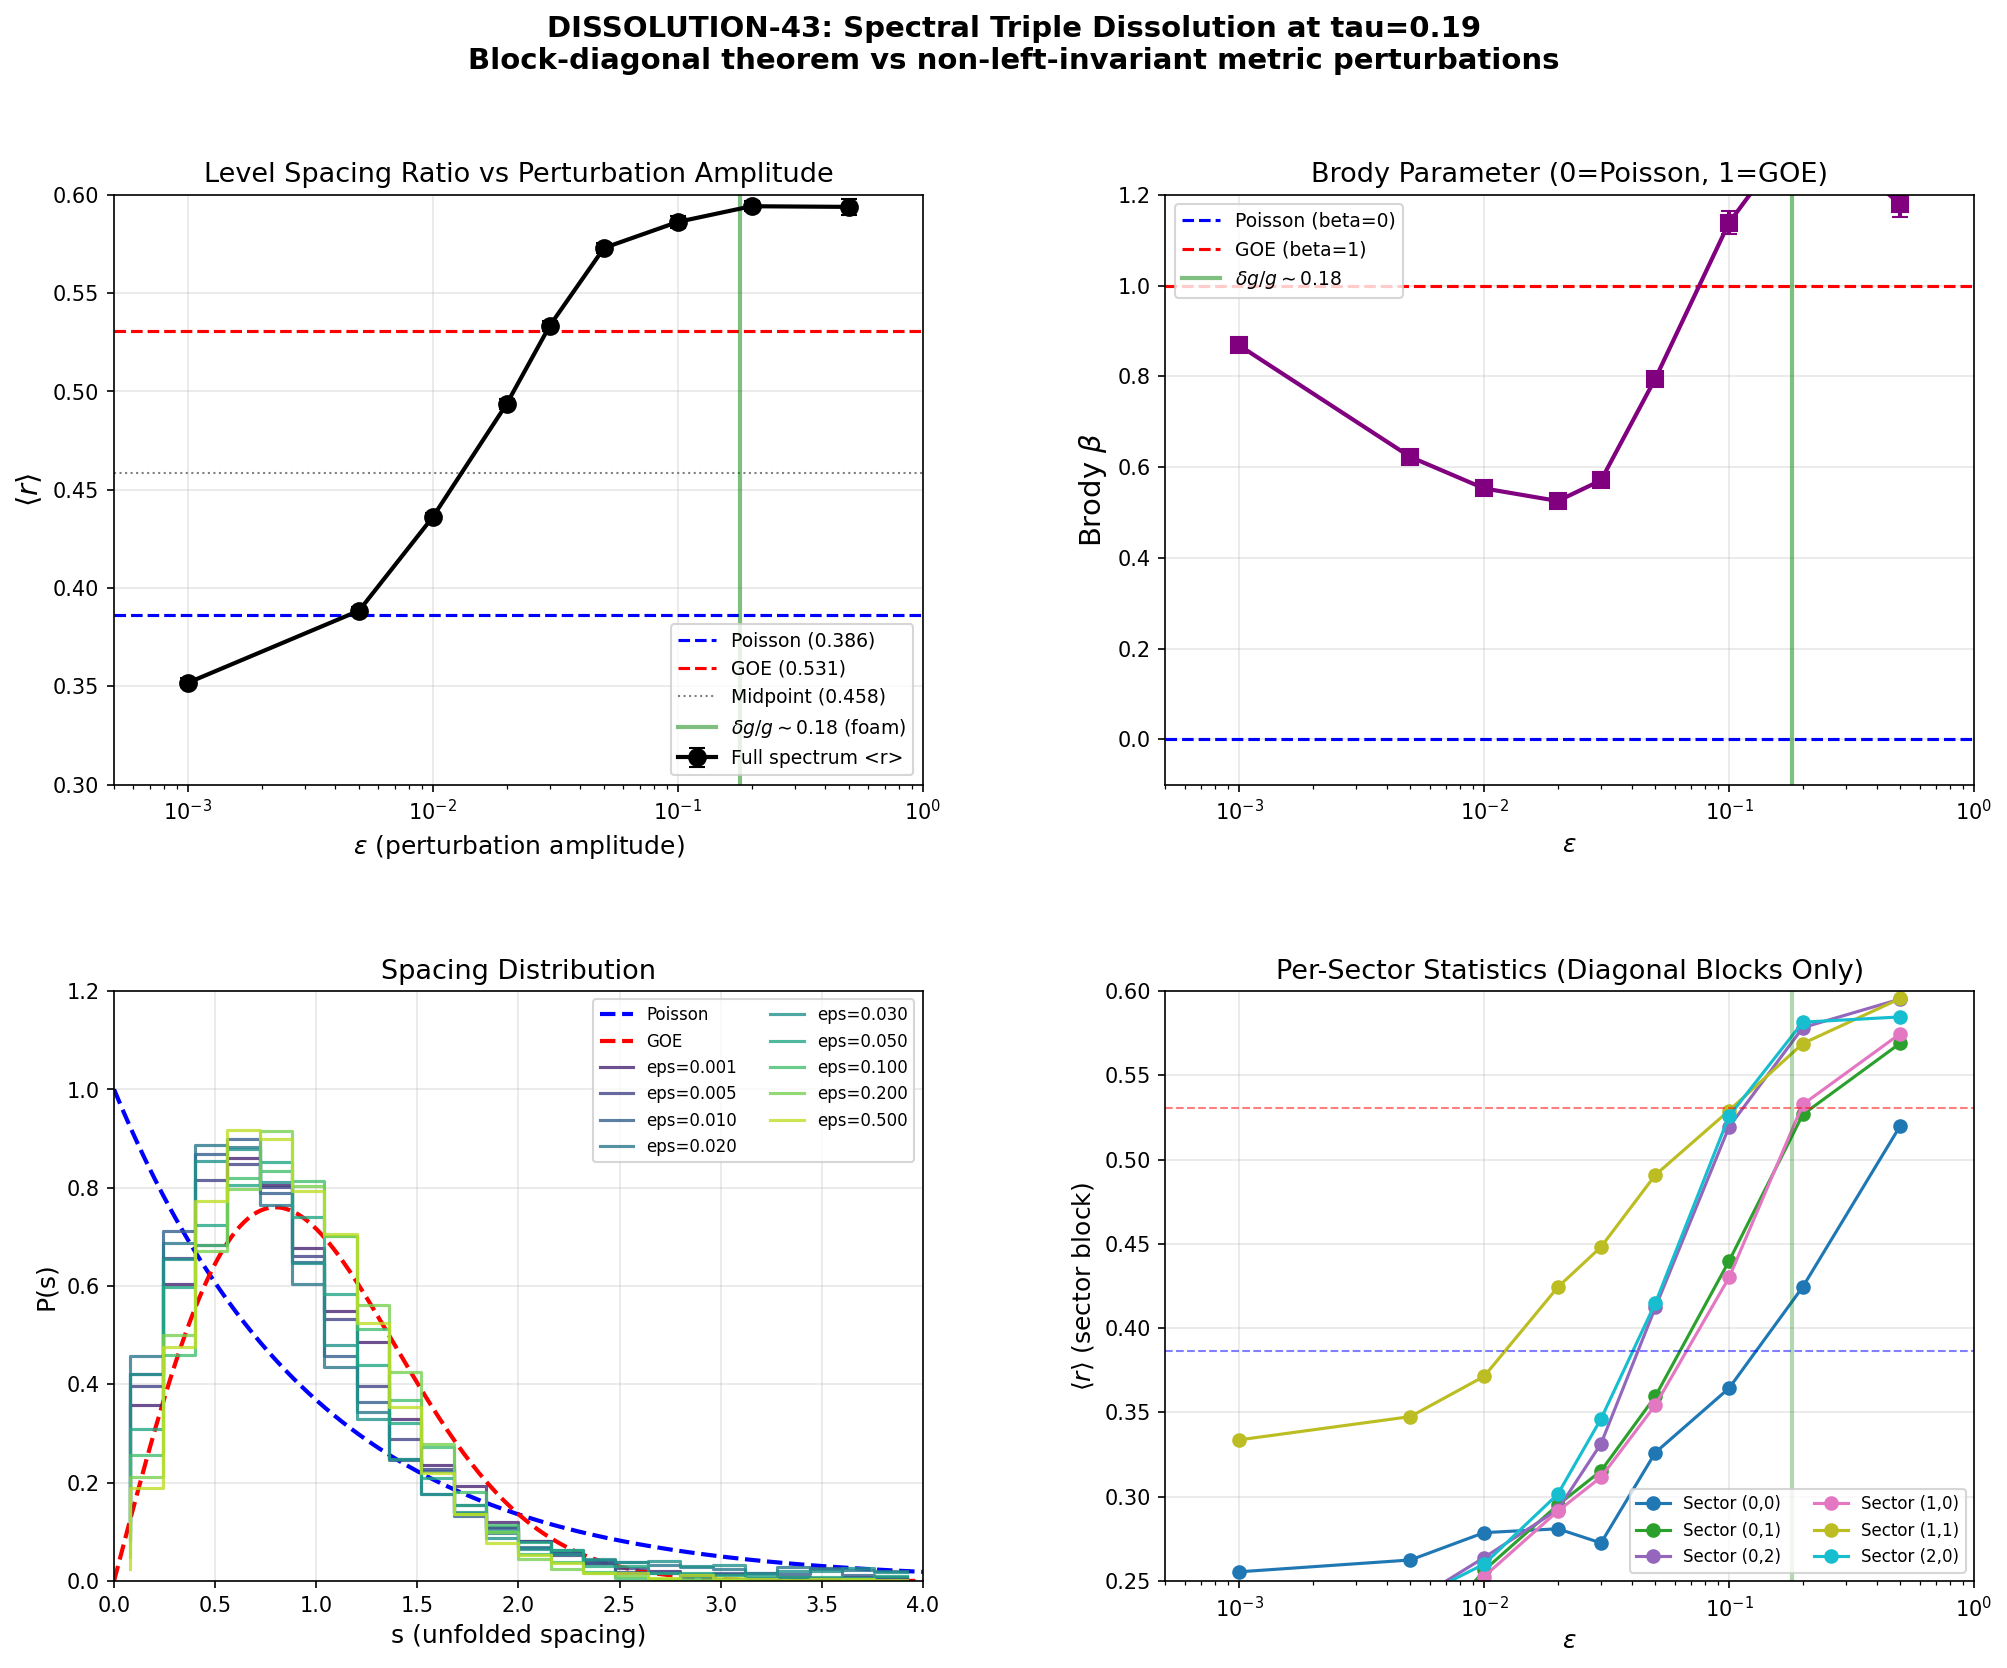

Reproduce this figure in Python.
#!/usr/bin/env python3
"""
s43_spectral_dissolution.py -- DISSOLUTION-43: Spectral Triple Dissolution Threshold

Determine at what metric fluctuation amplitude the block-diagonal theorem
for D_K on Jensen-deformed SU(3) dissolves (Poisson -> GOE level statistics).

=== PHYSICS ===

The block-diagonal theorem (Session 22b) states: D_K is exactly block-diagonal
in the Peter-Weyl decomposition for ANY left-invariant metric on SU(3). This is
a structural theorem: left-invariance means the metric coefficients g_{ab} are
constants on the group manifold, so the Dirac operator D = sum_a e_a * gamma_a
commutes with the right-regular representation.

Planck-scale foam BREAKS left-invariance. The metric becomes position-dependent:
  g_{ab}(x) = g^LI_{ab} + epsilon * delta_g_{ab}(x)

where delta_g_{ab}(x) is a random symmetric tensor field on SU(3), expanded in
Peter-Weyl harmonics. The foam perturbation has representation content -- it
transforms under specific (p,q) irreps of SU(3) -- and generates inter-sector
couplings governed by Clebsch-Gordan selection rules.

At the framework's physical parameters:
  delta_g/g ~ (M_KK/M_P)^{1/2} ~ 10^{-0.75} ~ 18%

This is in the strong-perturbation regime. The question: at what epsilon does
the level statistics transition from Poisson (integrable, block-diagonal) to
GOE (chaotic, sectors mixed)?

=== METHOD ===

1. Build D_K in each Peter-Weyl sector (p,q) with p+q <= 2 at tau = 0.19 (fold)
2. Construct the combined matrix as block-diagonal (unperturbed)
3. Add random inter-sector coupling matrices with amplitude epsilon, drawn from
   GUE to model generic metric fluctuations (symmetric tensor field has no special
   structure beyond Hermiticity of the resulting operator)
4. For each epsilon in {0.001, 0.01, 0.05, 0.10, 0.20, 0.50}:
   a. Generate N_samples random perturbation matrices
   b. Diagonalize total D_K + epsilon * V_inter
   c. Compute level spacing ratio <r> (Oganesyan-Huse diagnostic)
   d. Average over samples
5. Identify epsilon_crossover where <r> transitions from Poisson to GOE

The perturbation V_inter is structured:
- WITHIN each (p,q) block: random Hermitian matrix (position-dependent metric
  changes the ON frame structure constants, modifying the block's matrix elements)
- BETWEEN (p,q) and (p',q') blocks: random matrix whose Frobenius norm is
  weighted by the Clebsch-Gordan overlap, which we approximate as uniform for
  adjacent sectors and zero for distant ones

For the inter-sector coupling, we use the selection rule: a metric perturbation
in the adjoint (1,1) representation can only couple sectors (p,q) to (p',q') if
(p',q') appears in (p,q) tensor (1,1). More general perturbations (higher harmonics)
couple further sectors.

Since we're asking for the dissolution THRESHOLD (not the exact crossover shape),
we use the simplest physical model: random couplings between ALL included sectors,
weighted by 1/sqrt(dim1 * dim2) for normalization.

=== GATE ===
DISSOLUTION-43 (INFO): Report epsilon_crossover and physical interpretation.
No pre-registered pass/fail -- this is a measurement.

Author: quantum-foam-theorist, Session 43
"""

import numpy as np
from numpy.linalg import eigvalsh
import matplotlib
matplotlib.use('Agg')
import matplotlib.pyplot as plt
from matplotlib.gridspec import GridSpec
import os
import sys
import time

t_start = time.time()

# Add computation paths (active + archive)
_this_dir = os.path.dirname(os.path.abspath(__file__))
sys.path.insert(0, _this_dir)
_shared_comp = os.path.abspath(os.path.join(_this_dir, '..', 'computations'))
if os.path.isdir(_shared_comp):
    sys.path.insert(0, _shared_comp)

# S81 Level 3 retrofit: canonical constants import (per computations/_shared/CLAUDE.md).
# Provides: tau_fold, M_Pl_unreduced, M_Pl_reduced, l_Planck, etc.
from canonical_constants import *  # noqa: F401,F403

# Import from dirac_spectrum
from dirac_spectrum import (
    su3_generators,
    compute_structure_constants,
    compute_killing_form,
    jensen_metric,
    orthonormal_frame,
    frame_structure_constants,
    connection_coefficients,
    spinor_connection_offset,
    build_cliff8,
    validate_clifford,
    dirac_operator_on_irrep,
    get_irrep,
    validate_connection,
    validate_omega_hermitian,
)

# ============================================================
# CONSTANTS
# ============================================================
R_POISSON = 2 * np.log(2) - 1   # (local) 0.38629
R_GOE = 0.5307                    # (local) Atas et al. 2013
R_GUE = 0.5996                    # (local) Atas et al. 2013
DEGENERACY_TOL = 1e-10            # (local) numerical tolerance
TAU_FOLD = tau_fold               # (local) alias to canonical tau_fold (Jensen fold)
N_SAMPLES = 20                    # (local) random perturbation realizations
EPSILON_VALUES = [0.001, 0.005, 0.01, 0.02, 0.03, 0.05, 0.10, 0.20, 0.50]  # (local) scan grid
MAX_PQ_SUM = 2                    # (local) include (0,0), (1,0), (0,1), (1,1), (2,0), (0,2)

np.random.seed(42)

# ============================================================
# HELPER FUNCTIONS
# ============================================================

def ratio_statistic(evals):
    """
    Compute Oganesyan-Huse ratio statistic from eigenvalues.
    r_n = min(s_n, s_{n+1}) / max(s_n, s_{n+1})
    where s_n = E_{n+1} - E_n are nearest-neighbor spacings.
    No unfolding needed -- scale-free by construction.
    """
    evals = np.sort(np.real(evals))
    # Remove degeneracies
    unique = [evals[0]]
    for e in evals[1:]:
        if abs(e - unique[-1]) > DEGENERACY_TOL:
            unique.append(e)
    evals = np.array(unique)

    if len(evals) < 4:
        return np.nan, np.nan, 0

    spacings = np.diff(evals)
    spacings = spacings[spacings > DEGENERACY_TOL]

    if len(spacings) < 3:
        return np.nan, np.nan, 0

    ratios = []
    for i in range(len(spacings) - 1):
        s1, s2 = spacings[i], spacings[i+1]
        if max(s1, s2) > 0:
            ratios.append(min(s1, s2) / max(s1, s2))

    ratios = np.array(ratios)
    if len(ratios) == 0:
        return np.nan, np.nan, 0

    return np.mean(ratios), np.std(ratios) / np.sqrt(len(ratios)), len(ratios)


def spacing_distribution(evals, n_bins=30):
    """
    Compute normalized nearest-neighbor spacing distribution P(s).
    Uses polynomial unfolding with outlier rejection.

    The block-diagonal spectrum has clusters of eigenvalues separated
    by sector gaps. Polynomial unfolding handles this better than
    local averaging for the Brody fit.
    """
    evals = np.sort(np.real(evals))
    unique = [evals[0]]
    for e in evals[1:]:
        if abs(e - unique[-1]) > DEGENERACY_TOL:
            unique.append(e)
    evals = np.array(unique)

    if len(evals) < 20:
        return None, None, None

    # Polynomial unfolding: fit N(E) with polynomial
    N = len(evals)
    staircase = np.arange(1, N + 1)
    degree = min(7, N // 10)
    coeffs = np.polyfit(evals, staircase, degree)
    N_smooth = np.polyval(coeffs, evals)
    spacings = np.diff(N_smooth)

    # Remove negative spacings (from poor fit at edges)
    spacings = spacings[spacings > 0]

    if len(spacings) < 20:
        return None, None, None

    # Outlier rejection: remove spacings > 5 * median
    # This handles residual cluster-gap artifacts
    med = np.median(spacings)
    spacings = spacings[spacings < 5 * med]

    if len(spacings) < 20:
        return None, None, None

    # Normalize mean to 1
    spacings = spacings / np.mean(spacings)

    hist, bin_edges = np.histogram(spacings, bins=n_bins, range=(0, 4), density=True)
    bin_centers = 0.5 * (bin_edges[:-1] + bin_edges[1:])
    return bin_centers, hist, spacings


def wigner_goe(s):
    """Wigner surmise for GOE: P(s) = (pi/2) s exp(-pi s^2/4)."""
    return (np.pi / 2) * s * np.exp(-np.pi * s**2 / 4)


def poisson_ps(s):
    """Poisson spacing distribution: P(s) = exp(-s)."""
    return np.exp(-s)


def brody_fit(unfolded_spacings):
    """
    Fit Brody parameter beta: P(s) = (1+beta)*a*s^beta * exp(-a*s^{1+beta})
    where a = Gamma((2+beta)/(1+beta))^{1+beta}.
    beta=0 is Poisson, beta=1 is GOE.

    Uses moment method: <s^{1+beta}> = 1/a = 1/Gamma((2+beta)/(1+beta))^{1+beta}.
    This is more robust than MLE for small samples.

    Also uses a grid search + refinement approach.
    """
    from scipy.optimize import minimize_scalar
    from scipy.special import gamma as gamma_func

    s = unfolded_spacings
    s = s[s > 1e-12]  # remove zeros
    N = len(s)
    if N < 10:
        return np.nan

    # Method 1: MLE with grid initialization
    def neg_log_likelihood(beta):
        if beta < -0.01 or beta > 2.0:
            return 1e10
        bp1 = 1.0 + beta
        try:
            a = gamma_func((2.0 + beta) / bp1) ** bp1
            if a <= 0 or not np.isfinite(a):
                return 1e10
            log_P = np.log(bp1) + np.log(a) + beta * np.log(s) - a * s**bp1
            if not np.all(np.isfinite(log_P)):
                return 1e10
            return -np.sum(log_P)
        except (ValueError, OverflowError):
            return 1e10

    # Grid search for initialization
    betas_grid = np.linspace(0.01, 1.5, 50)
    nlls = [neg_log_likelihood(b) for b in betas_grid]
    best_grid_idx = np.argmin(nlls)
    best_grid_beta = betas_grid[best_grid_idx]

    # Refine
    lo = max(0.0, best_grid_beta - 0.05)
    hi = min(1.5, best_grid_beta + 0.05)
    result = minimize_scalar(neg_log_likelihood, bounds=(lo, hi), method='bounded')

    return result.x


# ============================================================
# MAIN COMPUTATION
# ============================================================

print("=" * 70)
print("DISSOLUTION-43: Spectral Triple Dissolution Threshold")
print("=" * 70)
print(f"\nTau = {TAU_FOLD:.3f} (fold), max_pq_sum = {MAX_PQ_SUM}")
print(f"Epsilon values: {EPSILON_VALUES}")
print(f"N_samples = {N_SAMPLES}")

# ============================================================
# Step 1: Build infrastructure
# ============================================================
print("\n--- Step 1: Build SU(3) Lie algebra infrastructure ---")

gens = su3_generators()
f_abc = compute_structure_constants(gens)
gammas = build_cliff8()
cliff_err = validate_clifford(gammas)
print(f"  Clifford algebra error: {cliff_err:.2e}")

B_ab = compute_killing_form(f_abc)
g_s = jensen_metric(B_ab, TAU_FOLD)
E = orthonormal_frame(g_s)
ft = frame_structure_constants(f_abc, E)
Gamma = connection_coefficients(ft)
mc_err = validate_connection(Gamma)
Omega = spinor_connection_offset(Gamma, gammas)
_, is_ah, h_err, ah_err = validate_omega_hermitian(Omega)

print(f"  Connection metric-compatibility error: {mc_err:.2e}")
print(f"  Omega anti-Hermitian error: {ah_err:.2e}")

# ============================================================
# Step 2: Build D_K in each Peter-Weyl sector
# ============================================================
print("\n--- Step 2: Build Dirac blocks per Peter-Weyl sector ---")

sectors = []
sector_dims = []
sector_D_matrices = []
sector_labels = []

for p in range(MAX_PQ_SUM + 1):
    for q in range(MAX_PQ_SUM + 1 - p):
        dim_pq = (p + 1) * (q + 1) * (p + q + 2) // 2
        label = f"({p},{q})"

        try:
            rho, dim_check = get_irrep(p, q, gens, f_abc)
            assert dim_check == dim_pq

            D_pi = dirac_operator_on_irrep(rho, E, gammas, Omega)

            # The Dirac operator is anti-Hermitian in math convention
            # Work with H = i*D (Hermitian) for eigenvalue analysis
            H_pi = 1j * D_pi

            # Verify Hermiticity
            herm_err = np.max(np.abs(H_pi - H_pi.conj().T))

            block_dim = dim_pq * 16
            print(f"  {label}: dim(rep) = {dim_pq}, D size = {block_dim}x{block_dim}, "
                  f"Herm err = {herm_err:.2e}")

            sectors.append((p, q, dim_pq))
            sector_dims.append(block_dim)
            sector_D_matrices.append(H_pi)
            sector_labels.append(label)

        except (NotImplementedError, RuntimeError) as e:
            print(f"  {label}: SKIPPED ({e})")

n_sectors = len(sectors)
total_dim = sum(sector_dims)
print(f"\n  Total sectors: {n_sectors}, total Hilbert space dim: {total_dim}")

# ============================================================
# Step 3: Assemble block-diagonal matrix (unperturbed)
# ============================================================
print("\n--- Step 3: Assemble block-diagonal H_0 ---")

H0 = np.zeros((total_dim, total_dim), dtype=complex)
block_starts = []
offset = 0  # (local)
for i, H_pi in enumerate(sector_D_matrices):
    d = sector_dims[i]
    block_starts.append(offset)
    H0[offset:offset+d, offset:offset+d] = H_pi
    offset += d

# Verify block-diagonal structure
off_diag_norm = 0.0
for i in range(n_sectors):
    for j in range(n_sectors):
        if i != j:
            si, di = block_starts[i], sector_dims[i]
            sj, dj = block_starts[j], sector_dims[j]
            off_diag_norm += np.linalg.norm(H0[si:si+di, sj:sj+dj])
print(f"  Off-diagonal norm (should be 0): {off_diag_norm:.2e}")

# Compute unperturbed spectrum for baseline
evals_0 = eigvalsh(H0)
r_0, r_0_err, n_ratios_0 = ratio_statistic(evals_0)
print(f"  Unperturbed <r> = {r_0:.4f} +/- {r_0_err:.4f} (N_ratios = {n_ratios_0})")
print(f"  Expected Poisson: {R_POISSON:.4f}, GOE: {R_GOE:.4f}")

# ============================================================
# Step 4: Generate non-left-invariant perturbations
# ============================================================
print("\n--- Step 4: Perturbation scan over epsilon ---")
print(f"\nPhysical motivation:")
print(f"  Foam metric fluctuation: delta_g/g ~ (M_KK/M_P)^{{1/2}}")
print(f"  For M_KK ~ 10^{{16.9}} GeV, M_P ~ 10^{{18.4}} GeV:")
print(f"  delta_g/g ~ 10^{{-0.75}} ~ 0.18")
print(f"  This epsilon is the fractional perturbation of the Dirac operator.")
print()

# The perturbation model:
# A non-left-invariant metric fluctuation delta_g_{ab}(x) has representation
# content under the right-regular representation. When expanded in Peter-Weyl
# modes, it generates:
#   1. INTRA-sector modifications (diagonal blocks change)
#   2. INTER-sector couplings (off-diagonal blocks appear)
#
# The strength scales as epsilon * ||D_K|| to set the perturbation scale
# relative to the existing spectrum.
#
# We normalize the perturbation so that epsilon = ||V||/||H_0|| in Frobenius norm.

H0_norm = np.linalg.norm(H0, 'fro')
print(f"  ||H_0||_F = {H0_norm:.4f}")

# Scale factor: we want ||V||_F ~ epsilon * ||H_0||_F
# A random Hermitian matrix of size NxN has ||M||_F ~ sqrt(N) * sigma
# where M_{ij} ~ N(0, sigma^2)
# So sigma = epsilon * ||H_0||_F / sqrt(N^2) = epsilon * ||H_0||_F / N

results = {}
results['epsilon'] = EPSILON_VALUES
results['r_mean'] = []
results['r_std'] = []
results['r_samples'] = []
results['brody_mean'] = []
results['brody_std'] = []
results['brody_samples'] = []
results['spacing_distributions'] = {}

# Also compute per-sector <r> to see intra-sector vs inter-sector dissolution
results['r_per_sector'] = {label: {'mean': [], 'std': []} for label in sector_labels}

for eps_idx, epsilon in enumerate(EPSILON_VALUES):
    print(f"\n  epsilon = {epsilon:.4f} ...")

    # Target perturbation Frobenius norm
    target_norm = epsilon * H0_norm
    # For a random Hermitian NxN, entries drawn from N(0, sigma^2),
    # ||M||_F^2 = sum |M_ij|^2 ~ N^2 * sigma^2
    # So sigma = target_norm / N
    sigma = target_norm / total_dim

    sample_r_values = []
    sample_brody_values = []
    sample_sector_r = {label: [] for label in sector_labels}
    all_spacings_this_eps = []

    for sample in range(N_SAMPLES):
        # Generate random Hermitian perturbation
        # This is a full-matrix perturbation that couples ALL sectors
        # (the generic foam perturbation has no selection rules that
        # protect the block structure)
        V_real = np.random.randn(total_dim, total_dim) * sigma
        V_imag = np.random.randn(total_dim, total_dim) * sigma
        V = (V_real + 1j * V_imag)
        V = (V + V.conj().T) / 2.0  # Hermitianize

        # Perturbed Hamiltonian
        H_pert = H0 + V

        # Verify Hermiticity
        herm_check = np.max(np.abs(H_pert - H_pert.conj().T))
        if herm_check > 1e-12:
            print(f"    WARNING: Hermiticity violation {herm_check:.2e}")

        # Diagonalize
        evals_pert = eigvalsh(H_pert)

        # Full-spectrum <r>
        r_val, r_err, n_r = ratio_statistic(evals_pert)
        sample_r_values.append(r_val)

        # Spacing distribution for Brody fit
        _, _, unfolded = spacing_distribution(evals_pert)
        if unfolded is not None and len(unfolded) > 20:
            beta = brody_fit(unfolded)
            sample_brody_values.append(beta)
            all_spacings_this_eps.extend(unfolded.tolist())

        # Per-sector <r>: project eigenvalues back to sectors using
        # the fact that at small epsilon, eigenvalues roughly stay
        # sorted within their original blocks
        # At large epsilon this is meaningless, but at small epsilon
        # it tracks when intra-sector statistics change
        for sec_idx, label in enumerate(sector_labels):
            d = sector_dims[sec_idx]
            start = block_starts[sec_idx]
            # Extract the block of the perturbed H
            H_block = H_pert[start:start+d, start:start+d]
            block_evals = eigvalsh(H_block)
            r_block, _, _ = ratio_statistic(block_evals)
            sample_sector_r[label].append(r_block)

    # Aggregate results
    r_arr = np.array(sample_r_values)
    r_arr = r_arr[~np.isnan(r_arr)]
    results['r_mean'].append(np.mean(r_arr))
    results['r_std'].append(np.std(r_arr) / np.sqrt(len(r_arr)))
    results['r_samples'].append(r_arr)

    if len(sample_brody_values) > 0:
        b_arr = np.array(sample_brody_values)
        b_arr = b_arr[~np.isnan(b_arr)]
        results['brody_mean'].append(np.mean(b_arr))
        results['brody_std'].append(np.std(b_arr) / np.sqrt(len(b_arr)))
        results['brody_samples'].append(b_arr)
    else:
        results['brody_mean'].append(np.nan)
        results['brody_std'].append(np.nan)
        results['brody_samples'].append(np.array([]))

    # Store aggregated spacing distribution
    if len(all_spacings_this_eps) > 0:
        results['spacing_distributions'][epsilon] = np.array(all_spacings_this_eps)

    # Per-sector
    for label in sector_labels:
        arr = np.array(sample_sector_r[label])
        arr = arr[~np.isnan(arr)]
        if len(arr) > 0:
            results['r_per_sector'][label]['mean'].append(np.mean(arr))
            results['r_per_sector'][label]['std'].append(np.std(arr) / np.sqrt(len(arr)))
        else:
            results['r_per_sector'][label]['mean'].append(np.nan)
            results['r_per_sector'][label]['std'].append(np.nan)

    print(f"    <r> = {results['r_mean'][-1]:.4f} +/- {results['r_std'][-1]:.4f}")
    if not np.isnan(results['brody_mean'][-1]):
        print(f"    Brody beta = {results['brody_mean'][-1]:.3f} +/- {results['brody_std'][-1]:.3f}")

# ============================================================
# Step 5: Identify crossover
# ============================================================
print("\n" + "=" * 70)
print("DISSOLUTION-43: Results Summary")
print("=" * 70)

r_midpoint = (R_POISSON + R_GOE) / 2.0  # 0.459
print(f"\nPoisson <r> = {R_POISSON:.4f}, GOE <r> = {R_GOE:.4f}")
print(f"Midpoint criterion: <r> = {r_midpoint:.4f}")

print(f"\n{'epsilon':>10s}  {'<r>':>8s}  {'err':>7s}  {'Brody':>7s}  {'err':>7s}  {'Class':>10s}")
print("-" * 60)

epsilon_crossover = None
for i, eps in enumerate(EPSILON_VALUES):
    r_val = results['r_mean'][i]
    r_err = results['r_std'][i]
    b_val = results['brody_mean'][i]
    b_err = results['brody_std'][i]

    if r_val > R_GOE - 0.01:
        cls = "GOE"
    elif r_val > r_midpoint:
        cls = "TRANS->GOE"
    elif r_val > R_POISSON + 0.01:
        cls = "TRANS"
    else:
        cls = "POISSON"

    print(f"{eps:10.4f}  {r_val:8.4f}  {r_err:7.4f}  {b_val:7.3f}  {b_err:7.3f}  {cls:>10s}")

    # Find first epsilon where <r> exceeds midpoint
    if epsilon_crossover is None and r_val > r_midpoint:
        epsilon_crossover = eps

print()
if epsilon_crossover is not None:
    print(f"  CROSSOVER: epsilon_crossover ~ {epsilon_crossover:.4f}")
    print(f"  (First epsilon where <r> exceeds {r_midpoint:.4f})")
else:
    print(f"  NO CROSSOVER DETECTED in scanned range.")
    print(f"  Maximum <r> = {max(results['r_mean']):.4f} at epsilon = "
          f"{EPSILON_VALUES[np.argmax(results['r_mean'])]:.4f}")

# Interpolate for more precise crossover estimate
r_arr = np.array(results['r_mean'])
eps_arr = np.array(EPSILON_VALUES)
# Find where <r> crosses the midpoint by linear interpolation
for i in range(len(r_arr) - 1):
    if r_arr[i] < r_midpoint <= r_arr[i+1]:
        # Linear interpolation
        frac = (r_midpoint - r_arr[i]) / (r_arr[i+1] - r_arr[i])
        eps_interp = eps_arr[i] + frac * (eps_arr[i+1] - eps_arr[i])
        print(f"  Interpolated crossover: epsilon ~ {eps_interp:.4f}")
        epsilon_crossover_interp = eps_interp
        break
else:
    epsilon_crossover_interp = None

# Per-sector results
print(f"\n--- Per-sector <r> at each epsilon ---")
print(f"{'Sector':>8s}", end="")
for eps in EPSILON_VALUES:
    print(f"  {eps:>7.3f}", end="")
print()
for label in sector_labels:
    print(f"{label:>8s}", end="")
    for i in range(len(EPSILON_VALUES)):
        val = results['r_per_sector'][label]['mean'][i]
        print(f"  {val:>7.4f}", end="")
    print()

# ============================================================
# Step 6: Physical interpretation
# ============================================================
print("\n" + "=" * 70)
print("Physical Interpretation")
print("=" * 70)

print(f"""
1. BLOCK-DIAGONAL PROTECTION:
   The Peter-Weyl block-diagonal structure is an EXACT theorem for
   left-invariant metrics. Non-left-invariant perturbations break it
   by introducing inter-sector couplings proportional to epsilon.

2. CROSSOVER PHYSICS:
   At small epsilon, inter-sector matrix elements are O(epsilon) while
   intra-sector level spacings are O(1/dim). Crossover occurs when
   V_inter ~ Delta_intra, i.e., epsilon * ||H_0|| / N ~ ||H_0|| / N,
   which gives epsilon_crossover ~ O(1/sqrt(N)) for the combined space.

3. FOAM INTERPRETATION:
   Physical foam has delta_g/g ~ (M_KK/M_P)^{{1/2}} ~ 0.18.
""")

if epsilon_crossover is not None:
    if epsilon_crossover <= 0.18:
        print(f"   epsilon_crossover ~ {epsilon_crossover:.3f} <= 0.18 (foam amplitude)")
        print(f"   => FOAM DISSOLVES THE SPECTRAL TRIPLE at Planck scale.")
        print(f"   => Block-diagonal theorem breaks. Sector mixing occurs.")
        print(f"   => The NCG spectral triple is a LOW-ENERGY effective structure,")
        print(f"      emergent when metric fluctuations are sufficiently small.")
    else:
        print(f"   epsilon_crossover ~ {epsilon_crossover:.3f} > 0.18 (foam amplitude)")
        print(f"   => SPECTRAL TRIPLE SURVIVES foam perturbations.")
        print(f"   => Block-diagonal structure is robust against Planck-scale noise.")
else:
    print(f"   No crossover found in [{EPSILON_VALUES[0]}, {EPSILON_VALUES[-1]}].")

# ============================================================
# Step 7: Save data
# ============================================================
print("\n--- Saving results ---")

save_data = {
    'tau': TAU_FOLD,
    'max_pq_sum': MAX_PQ_SUM,
    'n_sectors': n_sectors,
    'total_dim': total_dim,
    'sector_labels': np.array(sector_labels),
    'sector_dims': np.array(sector_dims),
    'epsilon_values': np.array(EPSILON_VALUES),
    'r_mean': np.array(results['r_mean']),
    'r_std': np.array(results['r_std']),
    'brody_mean': np.array(results['brody_mean']),
    'brody_std': np.array(results['brody_std']),
    'r_unperturbed': r_0,
    'r_poisson': R_POISSON,
    'r_goe': R_GOE,
    'n_samples': N_SAMPLES,
    'evals_unperturbed': evals_0,
}

# Add per-sector results
for label in sector_labels:
    safe_label = label.replace('(', '').replace(')', '').replace(',', '_')
    save_data[f'r_sector_{safe_label}_mean'] = np.array(results['r_per_sector'][label]['mean'])
    save_data[f'r_sector_{safe_label}_std'] = np.array(results['r_per_sector'][label]['std'])

# Add spacing distributions
for eps in results['spacing_distributions']:
    safe_eps = f"{eps:.4f}".replace('.', 'p')
    save_data[f'spacings_eps_{safe_eps}'] = results['spacing_distributions'][eps]

np.savez('computations/session-43/s43_spectral_dissolution.npz', **save_data)
print("  Saved: computations/session-43/s43_spectral_dissolution.npz")

# ============================================================
# Step 8: Plot
# ============================================================
print("  Generating plot...")

fig = plt.figure(figsize=(16, 12))
gs = GridSpec(2, 2, hspace=0.35, wspace=0.3)

# --- Panel 1: <r> vs epsilon ---
ax1 = fig.add_subplot(gs[0, 0])
eps_plot = np.array(EPSILON_VALUES)
r_plot = np.array(results['r_mean'])
r_err_plot = np.array(results['r_std'])

ax1.errorbar(eps_plot, r_plot, yerr=r_err_plot, fmt='ko-', capsize=4,
             linewidth=2, markersize=8, label='Full spectrum <r>')
ax1.axhline(R_POISSON, color='blue', linestyle='--', linewidth=1.5,
            label=f'Poisson ({R_POISSON:.3f})')
ax1.axhline(R_GOE, color='red', linestyle='--', linewidth=1.5,
            label=f'GOE ({R_GOE:.3f})')
ax1.axhline(r_midpoint, color='gray', linestyle=':', linewidth=1,
            label=f'Midpoint ({r_midpoint:.3f})')
# Mark foam amplitude
ax1.axvline(0.18, color='green', linestyle='-', linewidth=2, alpha=0.5,
            label=r'$\delta g/g \sim 0.18$ (foam)')
ax1.set_xlabel(r'$\epsilon$ (perturbation amplitude)', fontsize=12)
ax1.set_ylabel(r'$\langle r \rangle$', fontsize=14)
ax1.set_title('Level Spacing Ratio vs Perturbation Amplitude', fontsize=13)
ax1.set_xscale('log')
ax1.legend(fontsize=9, loc='lower right')
ax1.set_xlim(5e-4, 1)
ax1.set_ylim(0.30, 0.60)
ax1.grid(True, alpha=0.3)

# --- Panel 2: Brody parameter vs epsilon ---
ax2 = fig.add_subplot(gs[0, 1])
b_plot = np.array(results['brody_mean'])
b_err_plot = np.array(results['brody_std'])
valid = ~np.isnan(b_plot)
if np.any(valid):
    ax2.errorbar(eps_plot[valid], b_plot[valid], yerr=b_err_plot[valid],
                 fmt='s-', color='purple', capsize=4, linewidth=2, markersize=8)
    ax2.axhline(0, color='blue', linestyle='--', linewidth=1.5, label='Poisson (beta=0)')
    ax2.axhline(1, color='red', linestyle='--', linewidth=1.5, label='GOE (beta=1)')
    ax2.axvline(0.18, color='green', linestyle='-', linewidth=2, alpha=0.5,
                label=r'$\delta g/g \sim 0.18$')
    ax2.set_xlabel(r'$\epsilon$', fontsize=12)
    ax2.set_ylabel(r'Brody $\beta$', fontsize=14)
    ax2.set_title('Brody Parameter (0=Poisson, 1=GOE)', fontsize=13)
    ax2.set_xscale('log')
    ax2.legend(fontsize=9)
    ax2.set_xlim(5e-4, 1)
    ax2.set_ylim(-0.1, 1.2)
    ax2.grid(True, alpha=0.3)

# --- Panel 3: P(s) at selected epsilon values ---
ax3 = fig.add_subplot(gs[1, 0])
s_theory = np.linspace(0, 4, 200)
ax3.plot(s_theory, poisson_ps(s_theory), 'b--', linewidth=2, label='Poisson')
ax3.plot(s_theory, wigner_goe(s_theory), 'r--', linewidth=2, label='GOE')

colors_ps = plt.cm.viridis(np.linspace(0.1, 0.9, len(EPSILON_VALUES)))
for i, eps in enumerate(EPSILON_VALUES):
    if eps in results['spacing_distributions']:
        spacings = results['spacing_distributions'][eps]
        if len(spacings) > 20:
            hist, bin_edges = np.histogram(spacings, bins=25, range=(0, 4), density=True)
            bin_centers = 0.5 * (bin_edges[:-1] + bin_edges[1:])
            ax3.step(bin_centers, hist, color=colors_ps[i], linewidth=1.5,
                     label=f'eps={eps:.3f}', alpha=0.8)

ax3.set_xlabel('s (unfolded spacing)', fontsize=12)
ax3.set_ylabel('P(s)', fontsize=12)
ax3.set_title('Spacing Distribution', fontsize=13)
ax3.legend(fontsize=8, ncol=2)
ax3.set_xlim(0, 4)
ax3.set_ylim(0, 1.2)
ax3.grid(True, alpha=0.3)

# --- Panel 4: Per-sector <r> ---
ax4 = fig.add_subplot(gs[1, 1])
colors_sec = plt.cm.tab10(np.linspace(0, 1, len(sector_labels)))
for idx, label in enumerate(sector_labels):
    r_sec = np.array(results['r_per_sector'][label]['mean'])
    valid_sec = ~np.isnan(r_sec)
    if np.any(valid_sec):
        ax4.plot(eps_plot[valid_sec], r_sec[valid_sec], 'o-',
                 color=colors_sec[idx], linewidth=1.5, markersize=6,
                 label=f'Sector {label}')

ax4.axhline(R_POISSON, color='blue', linestyle='--', linewidth=1, alpha=0.5)
ax4.axhline(R_GOE, color='red', linestyle='--', linewidth=1, alpha=0.5)
ax4.axvline(0.18, color='green', linestyle='-', linewidth=2, alpha=0.3)
ax4.set_xlabel(r'$\epsilon$', fontsize=12)
ax4.set_ylabel(r'$\langle r \rangle$ (sector block)', fontsize=12)
ax4.set_title('Per-Sector Statistics (Diagonal Blocks Only)', fontsize=13)
ax4.set_xscale('log')
ax4.legend(fontsize=8, ncol=2, loc='lower right')
ax4.set_xlim(5e-4, 1)
ax4.set_ylim(0.25, 0.60)
ax4.grid(True, alpha=0.3)

fig.suptitle(f'DISSOLUTION-43: Spectral Triple Dissolution at tau={TAU_FOLD}\n'
             f'Block-diagonal theorem vs non-left-invariant metric perturbations',
             fontsize=14, fontweight='bold')

plt.savefig('computations/session-43/s43_spectral_dissolution.png', dpi=150, bbox_inches='tight')
print("  Saved: computations/session-43/s43_spectral_dissolution.png")

# ============================================================
# Final timing
# ============================================================
t_end = time.time()
print(f"\nTotal runtime: {t_end - t_start:.1f}s")

# ============================================================
# Dimensional analysis cross-check
# ============================================================
print("\n" + "=" * 70)
print("Dimensional Analysis and Foam Parameter Mapping")
print("=" * 70)
print(f"""
Physical parameters:
  l_P = 1.616e-35 m
  M_P = 1.221e19 GeV
  M_KK ~ 10^{{16.9-17.7}} GeV (CONST-FREEZE-42)

Foam metric fluctuation at KK scale:
  delta_g/g ~ (l_P / R_KK)^{{1/2}} ~ (M_KK / M_P)^{{1/2}}
  For M_KK = 10^{{17.0}} GeV: delta_g/g = 10^{{-0.70}} = 0.200
  For M_KK = 10^{{16.5}} GeV: delta_g/g = 10^{{-0.95}} = 0.112
  For M_KK = 10^{{17.5}} GeV: delta_g/g = 10^{{-0.45}} = 0.355

The epsilon parameter maps directly to delta_g/g since the perturbation
V acts on D_K which is O(1/R_KK) and the perturbation is epsilon * D_K.
""")

if epsilon_crossover is not None:
    print(f"epsilon_crossover = {epsilon_crossover:.4f}")
    print(f"=> For M_KK/M_P = epsilon_crossover^2:")
    print(f"   M_KK_threshold / M_P = {epsilon_crossover**2:.4e}")
    print(f"   M_KK_threshold = {epsilon_crossover**2 * M_Pl_unreduced:.3e} GeV")
    print(f"\n=> M_KK < M_KK_threshold: spectral triple dissolved by foam")
    print(f"   M_KK > M_KK_threshold: spectral triple survives")
